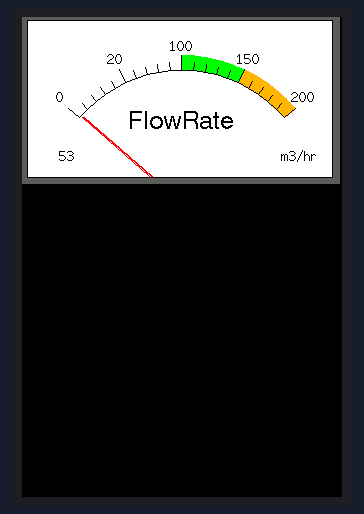
The sketch below on a simulated ESP32. Shown: 320×480 colour display.

Above: at 0.57 s.
At 4.5 s:
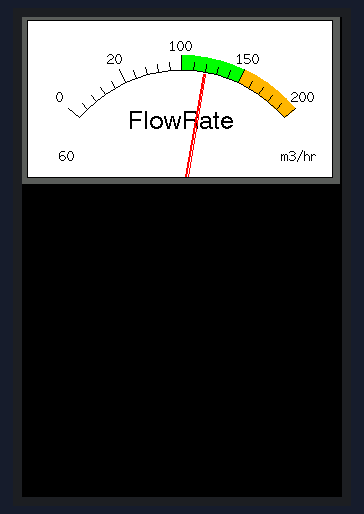
At 8.5 s:
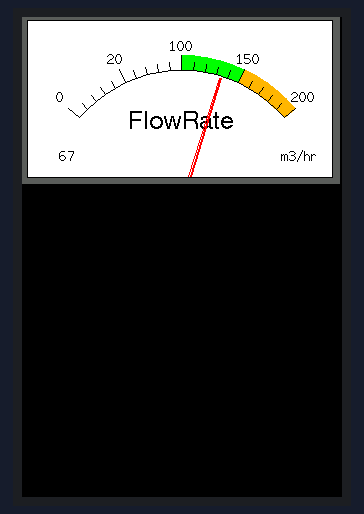
At 18.5 s:
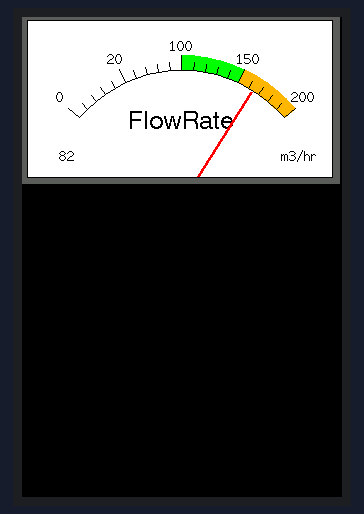
At 28.5 s:
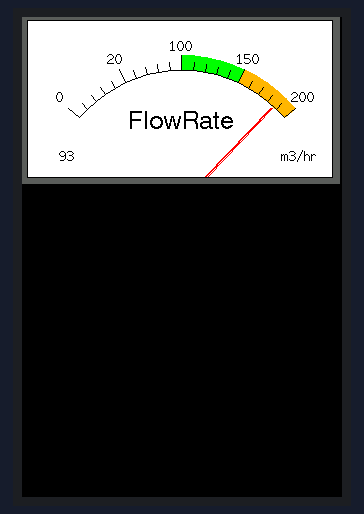
At 38.5 s:
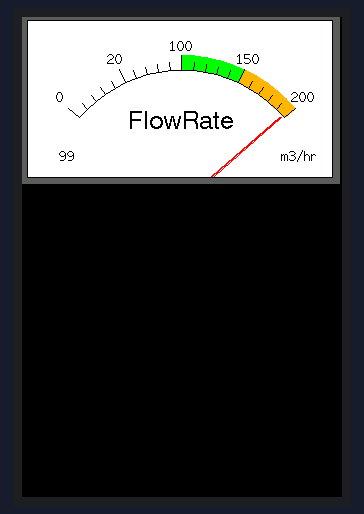

Measured:
- what the display in image 1 shows lasts 1.9 s, from 4.5 s to 6.4 s
- what the display in image 3 shows lasts 1.9 s, from 18.5 s to 20.4 s

The sketch:

SQ-Test_RadialFlowMeter.ino
```cpp
/*
 An example analogue meter using a HX8357 TFT LCD screen

 Needs Font 2 (also Font 4 if using large scale label)

 Make sure all the required fonts are loaded by editing the
 User_Setup.h file in the TFT_HX8357_Due library folder.

  #########################################################################
  ###### DON'T FORGET TO UPDATE THE User_Setup.h FILE IN THE LIBRARY ######
  ######       TO SELECT THE FONTS AND PINS YOU USE, SEE ABOVE       ######
  #########################################################################

Updated by Bodmer for variable meter size
 */

// Define meter size as multiplier of 240 pixels wide 1.0 and 1.3333 work OK
#define M_SIZE 1.3333

#include <SPI.h>

#include <TFT_eSPI.h> // Hardware-specific library

TFT_eSPI tft = TFT_eSPI();       // Invoke custom library

#define TFT_GREY 0x5AEB
#define BACKROUND 0x94B2
#define ORANGE 0xEAA4
#define GREEN 0x0780
#define GREY 0x7BEF
#define BLUE 0x201F
#define WHITE 0xffff
#define BLACK 0x0000
#define YELLOW  0xFFE0
#define RED 0xF800

float ltx = 0;    // Saved x coord of bottom of needle
uint16_t osx = M_SIZE*120, osy = M_SIZE*120; // Saved x & y coords
uint32_t updateTime = 0;       // time for next update

int old_analog =  -999; // Value last displayed

int value[6] = {0, 0, 0, 0, 0, 0};
int old_value[6] = { -1, -1, -1, -1, -1, -1};
int d = 0;

void setup(void) {
  tft.init();
  tft.setRotation(4);
  Serial.begin(57600); // For debug
  tft.fillScreen(TFT_BLACK);
  tft.invertDisplay(true);
  analogMeter(); // Draw analogue meter

  updateTime = millis(); // Next update time
}


void loop() {
  if (updateTime <= millis()) {
    updateTime = millis() + 2000; // Update emter every 35 milliseconds

    // Create a Sine wave for testing
    d += 4; if (d >= 360) d = 0;
    value[0] = 50 + 50 * sin((d + 0) * 0.0174532925);

    plotNeedle(value[0], 10); // It takes between 2 and 12ms to replot the needle with zero delay
  }
}


// #########################################################################
//  Draw the analogue meter on the screen
// #########################################################################
void analogMeter()
{

  // Meter outline
  tft.fillRect(0, 0, M_SIZE*239, M_SIZE*126, TFT_GREY);
  tft.fillRect(5, 3, M_SIZE*230, M_SIZE*119, TFT_WHITE);

  tft.setTextColor(TFT_BLACK);  // Text colour

  // Draw ticks every 5 degrees from -50 to +50 degrees (100 deg. FSD swing)
  for (int i = -50; i < 51; i += 5) {
    // Long scale tick length
    int tl = 15;

    // Coodinates of tick to draw
    float sx = cos((i - 90) * 0.0174532925);
    float sy = sin((i - 90) * 0.0174532925);
    uint16_t x0 = sx * (M_SIZE*100 + tl) + M_SIZE*120;
    uint16_t y0 = sy * (M_SIZE*100 + tl) + M_SIZE*140;
    uint16_t x1 = sx * M_SIZE*100 + M_SIZE*120;
    uint16_t y1 = sy * M_SIZE*100 + M_SIZE*140;

    // Coordinates of next tick for zone fill
    float sx2 = cos((i + 5 - 90) * 0.0174532925);
    float sy2 = sin((i + 5 - 90) * 0.0174532925);
    int x2 = sx2 * (M_SIZE*100 + tl) + M_SIZE*120;
    int y2 = sy2 * (M_SIZE*100 + tl) + M_SIZE*140;
    int x3 = sx2 * M_SIZE*100 + M_SIZE*120;
    int y3 = sy2 * M_SIZE*100 + M_SIZE*140;

    // Yellow zone limits
    //if (i >= -50 && i < 0) {
    //  tft.fillTriangle(x0, y0, x1, y1, x2, y2, TFT_YELLOW);
    //  tft.fillTriangle(x1, y1, x2, y2, x3, y3, TFT_YELLOW);
    //}

    // Green zone limits
    if (i >= 0 && i < 25) {
      tft.fillTriangle(x0, y0, x1, y1, x2, y2, TFT_GREEN);
      tft.fillTriangle(x1, y1, x2, y2, x3, y3, TFT_GREEN);
    }

    // Orange zone limits
    if (i >= 25 && i < 50) {
      tft.fillTriangle(x0, y0, x1, y1, x2, y2, TFT_ORANGE);
      tft.fillTriangle(x1, y1, x2, y2, x3, y3, TFT_ORANGE);
    }

    // Short scale tick length
    if (i % 25 != 0) tl = 8;

    // Recalculate coords incase tick lenght changed
    x0 = sx * (M_SIZE*100 + tl) + M_SIZE*120;
    y0 = sy * (M_SIZE*100 + tl) + M_SIZE*140;
    x1 = sx * M_SIZE*100 + M_SIZE*120;
    y1 = sy * M_SIZE*100 + M_SIZE*140;

    // Draw tick
    tft.drawLine(x0, y0, x1, y1, TFT_BLACK);

    // Check if labels should be drawn, with position tweaks
    if (i % 25 == 0) {
      // Calculate label positions
      x0 = sx * (M_SIZE*100 + tl + 10) + M_SIZE*120;
      y0 = sy * (M_SIZE*100 + tl + 10) + M_SIZE*140;
      switch (i / 25) {
        case -2: tft.drawCentreString("0", x0, y0 - 12, 2); break;
        case -1: tft.drawCentreString("20", x0, y0 - 9, 2); break;
        case 0: tft.drawCentreString("100", x0, y0 - 7, 2); break;
        case 1: tft.drawCentreString("150", x0, y0 - 9, 2); break;
        case 2: tft.drawCentreString("200", x0, y0 - 12, 2); break;
      }
    }

    // Now draw the arc of the scale
    sx = cos((i + 5 - 90) * 0.0174532925);
    sy = sin((i + 5 - 90) * 0.0174532925);
    x0 = sx * M_SIZE*100 + M_SIZE*120;
    y0 = sy * M_SIZE*100 + M_SIZE*140;
    // Draw scale arc, don't draw the last part
    if (i < 50) tft.drawLine(x0, y0, x1, y1, TFT_BLACK);
  }

  tft.drawString("m3/hr", M_SIZE*(5 + 230 - 40), M_SIZE*(119 - 20), 2); // Units at bottom right
  tft.drawCentreString("FlowRate", M_SIZE*120, M_SIZE*70, 4); // Comment out to avoid font 4
  tft.drawRect(5, 3, M_SIZE*230, M_SIZE*119, TFT_BLACK); // Draw bezel line

  plotNeedle(0, 0); // Put meter needle at 0
}

// #########################################################################
// Update needle position
// This function is blocking while needle moves, time depends on ms_delay
// 10ms minimises needle flicker if text is drawn within needle sweep area
// Smaller values OK if text not in sweep area, zero for instant movement but
// does not look realistic... (note: 100 increments for full scale deflection)
// #########################################################################
void plotNeedle(int value, byte ms_delay)
{
  tft.setTextColor(TFT_BLACK, TFT_WHITE);
  char buf[8]; dtostrf(value, 4, 0, buf);
  tft.drawRightString(buf, M_SIZE*40, M_SIZE*(119 - 20), 2);

  if (value < -10) value = -10; // Limit value to emulate needle end stops
  if (value > 110) value = 110;

  // Move the needle until new value reached
  while (!(value == old_analog)) {
    if (old_analog < value) old_analog++;
    else old_analog--;

    if (ms_delay == 0) old_analog = value; // Update immediately if delay is 0

    float sdeg = map(old_analog, -10, 110, -150, -30); // Map value to angle
    // Calcualte tip of needle coords
    float sx = cos(sdeg * 0.0174532925);
    float sy = sin(sdeg * 0.0174532925);

    // Calculate x delta of needle start (does not start at pivot point)
    float tx = tan((sdeg + 90) * 0.0174532925);

    // Erase old needle image
    tft.drawLine(M_SIZE*(120 + 20 * ltx - 1), M_SIZE*(140 - 20), osx - 1, osy, TFT_WHITE);
    tft.drawLine(M_SIZE*(120 + 20 * ltx), M_SIZE*(140 - 20), osx, osy, TFT_WHITE);
    tft.drawLine(M_SIZE*(120 + 20 * ltx + 1), M_SIZE*(140 - 20), osx + 1, osy, TFT_WHITE);
    // Re-plot text under needle
    tft.setTextColor(TFT_BLACK);
    tft.drawCentreString("FlowRate", M_SIZE*120, M_SIZE*70, 4); // // Comment out to avoid font 4

    // Store new needle end coords for next erase
    ltx = tx;
    osx = M_SIZE*(sx * 98 + 120);
    osy = M_SIZE*(sy * 98 + 140);

    // Draw the needle in the new postion, magenta makes needle a bit bolder
    // draws 3 lines to thicken needle
    tft.drawLine(M_SIZE*(120 + 20 * ltx - 1), M_SIZE*(140 - 20), osx - 1, osy, TFT_RED);
    tft.drawLine(M_SIZE*(120 + 20 * ltx), M_SIZE*(140 - 20), osx, osy, TFT_RED);
    tft.drawLine(M_SIZE*(120 + 20 * ltx + 1), M_SIZE*(140 - 20), osx + 1, osy, TFT_RED);
    // Slow needle down slightly as it approaches new postion
    if (abs(old_analog - value) < 10) ms_delay += ms_delay / 5;

    // Wait before next update
    delay(ms_delay);
  }
}
```
